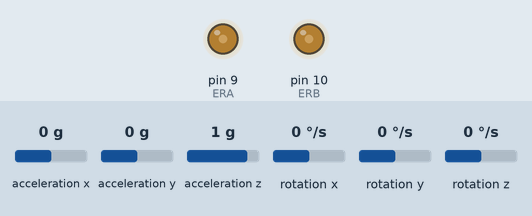
The sketch below on a simulated Arduino Uno, built with avr-gcc and run on an emulated ATmega328P. On the bench: output pins drawn as LEDs (lit = HIGH). Inputs (shaded band) come from the test bench; at power-on: acceleration x 0 g, rotation y 0 °/s, acceleration z 1 g, acceleration y 0 g, rotation x 0 °/s, rotation z 0 °/s.

Above: at 2.2 s.
2.3 s: acceleration x set to -1.4 g
3.9 s: acceleration x set to 0 g
At 5.8 s:
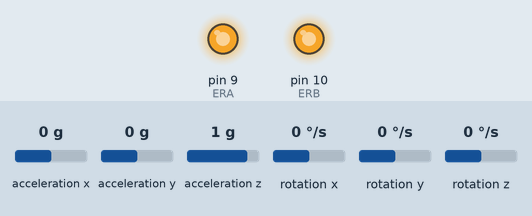
At 6.7 s:
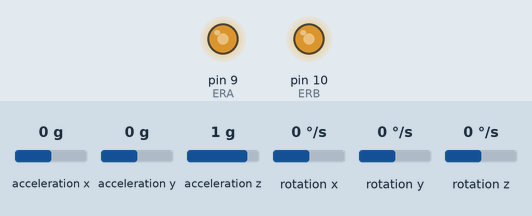
6.9 s: acceleration x set to -0.8 g
8.4 s: rotation y set to 100 °/s
At 8.98 s:
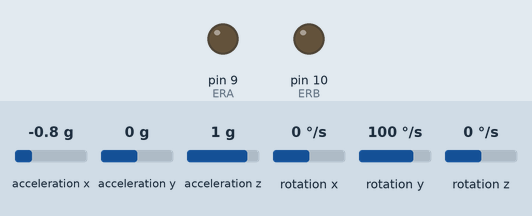
10.6 s: acceleration z set to 0.3 g
13.2 s: acceleration z set to 0.1 g
Timing chart, 0 to 17.2 s (numbered marks = the images above; inputs shaded):
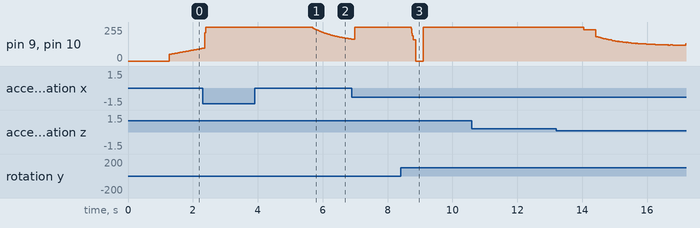

The sketch:

balance_bot.ino
```cpp
#include <Wire.h>
#include "I2Cdev.h"
#include "MPU6050.h"
#include <math.h>

MPU6050 mpu;

//GLOBALS
int16_t ax, ay, az;
int16_t dx, dy, dz;
unsigned long currTime, prevTime = 0;
float pitch, dt, previousError, error, PID, Speed;
float pid_p = 0;
float pid_i = 0;
float pid_d = 0;

/*****************************/

// PID CONSTANTS

float kp = 20;
float ki = 0.1;
float kd = 0.5;

// TARGET ANGLE
float target = 1.9;

/*****************************/

// Motor control pins
int rightPin1 = 4;  // Right direction
int rightPin2 = 5;  // Right direction
int leftPin1 = 6;   // Left direction
int leftPin2 = 7;   // Left direction
int ERA = 9;        // Right motor speed
int ERB = 10;       // Left motor speed

void Back()
{

  //right motor
  digitalWrite(rightPin1, HIGH);
  digitalWrite(rightPin2, LOW);
  analogWrite(ERA, Speed);

  //left motor
  digitalWrite(leftPin1, LOW);
  digitalWrite(leftPin2, HIGH);
  analogWrite(ERB, Speed);


}

void Forward()
{

  //right motor
  digitalWrite(rightPin1, LOW);
  digitalWrite(rightPin2, HIGH);
  analogWrite(ERA, Speed);


  //left motor
  digitalWrite(leftPin1, HIGH);
  digitalWrite(leftPin2, LOW);
  analogWrite(ERB, Speed);

}

void Rest()
{
  //Right motor
  digitalWrite(rightPin1, LOW);
  digitalWrite(rightPin2, LOW);
  analogWrite(ERA, 0);

  //Left motor
  digitalWrite(leftPin1, LOW);
  digitalWrite(leftPin2, LOW);
  analogWrite(ERB, 0);
}

void setup()
{
  Wire.begin();
  Serial.begin(115200);

  // MPU boot delay
  delay(1000);

  mpu.initialize();
  mpu.setXAccelOffset(-1602);
  mpu.setYAccelOffset(-445);
  mpu.setZAccelOffset(4643);
  mpu.setXGyroOffset(103);
  mpu.setYGyroOffset(-31);
  mpu.setZGyroOffset(-32);
}

void loop()
{

  currTime = millis();
  dt = (currTime - prevTime) / 1000.0; // conversion to seconds
  prevTime = currTime;

  // Read accelerometer data
  mpu.getAcceleration(&ax, &ay, &az);

  mpu.getRotation(&dx, &dy, &dz);

  // Print raw accelerometer values for debugging
  // Divide by 65.5 for deg/sec value
  // Serial.print("\tY ang: ");
  // Serial.print((float)dy/131);
  // Serial.print("\tX acc: ");
  // Serial.println((float)ax/16384);


  float accPitch = atan2((float)ax, (float)az) * RAD_TO_DEG;
  // 131 correction at sensitivity 0
  float gyroRate = (float)dy / 131.0;


  // Complementary filter
  pitch = 0.995 * (pitch + gyroRate * dt) + 0.005 * accPitch;

  // total error
  error = target - pitch;

  // proportional error
  pid_p = kp * error;

  // integral error
  pid_i += (ki * error);
  pid_i = constrain(pid_i, -100, 100);

  //derivative error
  pid_d = kd * ((error - previousError) / dt);

  //final PID value
  PID = pid_p + pid_i + pid_d;

  Speed = constrain(abs(PID), 0, 255);
  if (Speed > 0 && Speed < 50) Speed = 0;

  // negative = back
  // positive = forward

  if (abs(error) < 1.0) {
    Rest();
    pid_i = 0;
    Speed = 0;
  } else {
    if (PID < 0) Back();
    else Forward();
  }

  //Updated error
  previousError = error;

  // Debugging output
  // Serial.print("Pitch: "); Serial.print(pitch);
  // Serial.print("\tPID: "); Serial.print(PID);
  // Serial.print("\tSpeed: "); Serial.println(Speed);


}
```

Measured:
- after the input at 3.9 s, pin 9 (ERA), pin 10 (ERB): moves from 255/255 to 165/255 over 1.2 s, starting after 1.8 s
- after the input at 8.4 s, pin 9 (ERA), pin 10 (ERB): 255/255 → 160/255 after 0.33 s, → 0/255 0.14 s later, → 255/255 0.24 s later
- after the input at 10.6 s, every drawn part: stays the same
